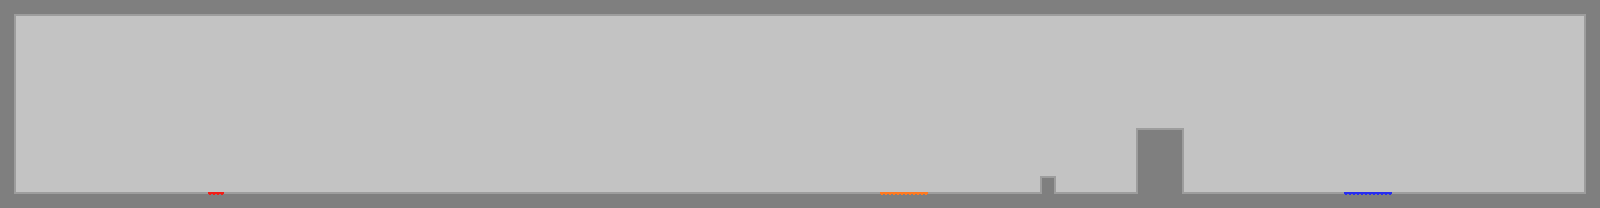

A level layout from a 2D game, rendered from its tile map. Below: a short description, then the map file with its tile-grid data intact:
An orthogonal 100x13 tile map with 16x16 px tiles, 2 tile layers (background, graphics) and 6 objects.

<map version="1.0" tiledversion="2018.04.18" orientation="orthogonal" renderorder="left-down" width="100" height="13" tilewidth="16" tileheight="16" infinite="0" nextobjectid="14">
 <tileset firstgid="1" source="Tileset.tsx" />
 <layer name="background" width="100" height="13">
  <data encoding="csv">
14,10,10,10,10,10,10,10,10,10,10,10,10,10,10,10,10,10,10,10,10,10,10,10,10,10,10,10,10,10,10,10,10,10,10,10,10,10,10,10,10,10,10,10,10,10,10,10,10,10,10,10,10,10,10,10,10,10,10,10,10,10,10,10,10,10,10,10,10,10,10,10,10,10,10,10,10,10,10,10,10,10,10,10,10,10,10,10,10,10,10,10,10,10,10,10,10,10,10,16,
9,34,34,34,34,34,34,34,34,34,34,34,34,34,34,34,34,34,34,34,34,34,34,34,34,34,34,34,34,34,34,34,34,34,34,34,34,34,34,34,34,34,34,34,34,34,34,34,34,34,34,34,34,34,34,34,34,34,34,34,34,34,34,34,34,34,34,34,34,34,34,34,34,34,34,34,34,34,34,34,34,34,34,34,34,34,34,34,34,34,34,34,34,34,34,34,34,34,34,8,
9,34,34,34,34,34,34,34,34,34,34,34,34,34,34,34,34,34,34,34,34,34,34,34,34,34,34,34,34,34,34,34,34,34,34,34,34,34,34,34,34,34,34,34,34,34,34,34,34,34,34,34,34,34,34,34,34,34,34,34,34,34,34,34,34,34,34,34,34,34,34,34,34,34,34,34,34,34,34,34,34,34,34,34,34,34,34,34,34,34,34,34,34,34,34,34,34,34,34,8,
9,34,34,34,34,34,34,34,34,34,34,34,34,34,34,34,34,34,34,34,34,34,34,34,34,34,34,34,34,34,34,34,34,34,34,34,34,34,34,34,34,34,34,34,34,34,34,34,34,34,34,34,34,34,34,34,34,34,34,34,34,34,34,34,34,34,34,34,34,34,34,34,34,34,34,34,34,34,34,34,34,34,34,34,34,34,34,34,34,34,34,34,34,34,34,34,34,34,34,8,
9,34,34,34,34,34,34,34,34,34,34,34,34,34,34,34,34,34,34,34,34,34,34,34,34,34,34,34,34,34,34,34,34,34,34,34,34,34,34,34,34,34,34,34,34,34,34,34,34,34,34,34,34,34,34,34,34,34,34,34,34,34,34,34,34,34,34,34,34,34,34,34,34,34,34,34,34,34,34,34,34,34,34,34,34,34,34,34,34,34,34,34,34,34,34,34,34,34,34,8,
9,34,34,34,34,34,34,34,34,34,34,34,34,34,34,34,34,34,34,34,34,34,34,34,34,34,34,34,34,34,34,34,34,34,34,34,34,34,34,34,34,34,34,34,34,34,34,34,34,34,34,34,34,34,34,34,34,34,34,34,34,34,34,34,34,34,34,34,34,34,34,34,34,34,34,34,34,34,34,34,34,34,34,34,34,34,34,34,34,34,34,34,34,34,34,34,34,34,34,8,
9,34,34,34,34,34,34,34,34,34,34,34,34,34,34,34,34,34,34,34,34,34,34,34,34,34,34,34,34,34,34,34,34,34,34,34,34,34,34,34,34,34,34,34,34,34,34,34,34,34,34,34,34,34,34,34,34,34,34,34,34,34,34,34,34,34,34,34,34,34,34,34,34,34,34,34,34,34,34,34,34,34,34,34,34,34,34,34,34,34,34,34,34,34,34,34,34,34,34,8,
9,34,34,34,34,34,34,34,34,34,34,34,34,34,34,34,34,34,34,34,34,34,34,34,34,34,34,34,34,34,34,34,34,34,34,34,34,34,34,34,34,34,34,34,34,34,34,34,34,34,34,34,34,34,34,34,34,34,34,34,34,34,34,34,34,34,34,34,34,34,34,34,34,34,34,34,34,34,34,34,34,34,34,34,34,34,34,34,34,34,34,34,34,34,34,34,34,34,34,8,
9,34,34,34,34,34,34,34,34,34,34,34,34,34,34,34,34,34,34,34,34,34,34,34,34,34,34,34,34,34,34,34,34,34,34,34,34,34,34,34,34,34,34,34,34,34,34,34,34,34,34,34,34,34,34,34,34,34,34,34,34,34,34,34,34,34,34,34,34,34,34,34,34,34,34,34,34,34,34,34,34,34,34,34,34,34,34,34,34,34,34,34,34,34,34,34,34,34,34,8,
9,34,34,34,34,34,34,34,34,34,34,34,34,34,34,34,34,34,34,34,34,34,34,34,34,34,34,34,34,34,34,34,34,34,34,34,34,34,34,34,34,34,34,34,34,34,34,34,34,34,34,34,34,34,34,34,34,34,34,34,34,34,34,34,34,34,34,34,34,34,34,34,34,34,34,34,34,34,34,34,34,34,34,34,34,34,34,34,34,34,34,34,34,34,34,34,34,34,34,8,
9,34,34,34,34,34,34,34,34,34,34,34,34,34,34,34,34,34,34,34,34,34,34,34,34,34,34,34,34,34,34,34,34,34,34,34,34,34,34,34,34,34,34,34,34,34,34,34,34,34,34,34,34,34,34,34,34,34,34,34,34,34,34,34,34,34,34,34,34,34,34,34,34,34,34,34,34,34,34,34,34,34,34,34,34,34,34,34,34,34,34,34,34,34,34,34,34,34,34,8,
9,34,34,34,34,34,34,34,34,34,34,34,34,34,34,34,34,34,34,34,34,34,34,34,34,34,34,34,34,34,34,34,34,34,34,34,34,34,34,34,34,34,34,34,34,34,34,34,34,34,34,34,34,34,34,34,34,34,34,34,34,34,34,34,34,34,34,34,34,34,34,34,34,34,34,34,34,34,34,34,34,34,34,34,34,34,34,34,34,34,34,34,34,34,34,34,34,34,34,8,
13,1,1,1,1,1,1,1,1,1,1,1,1,1,1,1,1,1,1,1,1,1,1,1,1,1,1,1,1,1,1,1,1,1,1,1,1,1,1,1,1,1,1,1,1,1,1,1,1,1,1,1,1,1,1,1,1,1,1,1,1,1,1,1,1,1,1,1,1,1,1,1,1,1,1,1,1,1,1,1,1,1,1,1,1,1,1,1,1,1,1,1,1,1,1,1,1,1,1,15
</data>
 </layer>
 <layer name="graphics" width="100" height="13">
  <data encoding="csv">
0,0,0,0,0,0,0,0,0,0,0,0,0,0,0,0,0,0,0,0,0,0,0,0,0,0,0,0,0,0,0,0,0,0,0,0,0,0,0,0,0,0,0,0,0,0,0,0,0,0,0,0,0,0,0,0,0,0,0,0,0,0,0,0,0,0,0,0,0,0,0,0,0,0,0,0,0,0,0,0,0,0,0,0,0,0,0,0,0,0,0,0,0,0,0,0,0,0,0,0,
0,0,0,0,0,0,0,0,0,0,0,0,0,0,0,0,0,0,0,0,0,0,0,0,0,0,0,0,0,0,0,0,0,0,0,0,0,0,0,0,0,0,0,0,0,0,0,0,0,0,0,0,0,0,0,0,0,0,0,0,0,0,0,0,0,0,0,0,0,0,0,0,0,0,0,0,0,0,0,0,0,0,0,0,0,0,0,0,0,0,0,0,0,0,0,0,0,0,0,0,
0,0,0,0,0,0,0,0,0,0,0,0,0,0,0,0,0,0,0,0,0,0,0,0,0,0,0,0,0,0,0,0,0,0,0,0,0,0,0,0,0,0,0,0,0,0,0,0,0,0,0,0,0,0,0,0,0,0,0,0,0,0,0,0,0,0,0,0,0,0,0,0,0,0,0,0,0,0,0,0,0,0,0,0,0,0,0,0,0,0,0,0,0,0,0,0,0,0,0,0,
0,0,0,0,0,0,0,0,0,0,0,0,0,0,0,0,0,0,0,0,0,0,0,0,0,0,0,0,0,0,0,0,0,0,0,0,0,0,0,0,0,0,0,0,0,0,0,0,0,0,0,0,0,0,0,0,0,0,0,0,0,0,0,0,0,0,0,0,0,0,0,0,0,0,0,0,0,0,0,0,0,0,0,0,0,0,0,0,0,0,0,0,0,0,0,0,0,0,0,0,
0,0,0,0,0,0,0,0,0,0,0,0,0,0,0,0,0,0,0,0,0,0,0,0,0,0,0,0,0,0,0,0,0,0,0,0,0,0,0,0,0,0,0,0,0,0,0,0,0,0,0,0,0,0,0,0,0,0,0,0,0,0,0,0,0,0,0,0,0,0,0,0,0,0,0,0,0,0,0,0,0,0,0,0,0,0,0,0,0,0,0,0,0,0,0,0,0,0,0,0,
0,0,0,0,0,0,0,0,0,0,0,0,0,0,0,0,0,0,0,0,0,0,0,0,0,0,0,0,0,0,0,0,0,0,0,0,0,0,0,0,0,0,0,0,0,0,0,0,0,0,0,0,0,0,0,0,0,0,0,0,0,0,0,0,0,0,0,0,0,0,0,0,0,0,0,0,0,0,0,0,0,0,0,0,0,0,0,0,0,0,0,0,0,0,0,0,0,0,0,0,
0,0,0,0,0,0,0,0,0,0,0,0,0,0,0,0,0,0,0,0,0,0,0,0,0,0,0,0,0,0,0,0,0,0,0,0,0,0,0,0,0,0,0,0,0,0,0,0,0,0,0,0,0,0,0,0,0,0,0,0,0,0,0,0,0,0,0,0,0,0,0,0,0,0,0,0,0,0,0,0,0,0,0,0,0,0,0,0,0,0,0,0,0,0,0,0,0,0,0,0,
0,0,0,0,0,0,0,0,0,0,0,0,0,0,0,0,0,0,0,0,0,0,0,0,0,0,0,0,0,0,0,0,0,0,0,0,0,0,0,0,0,0,0,0,0,0,0,0,0,0,0,0,0,0,0,0,0,0,0,0,0,0,0,0,0,0,0,0,0,0,0,0,0,0,0,0,0,0,0,0,0,0,0,0,0,0,0,0,0,0,0,0,0,0,0,0,0,0,0,0,
0,0,0,0,0,0,0,0,0,0,0,0,0,0,0,0,0,0,0,0,0,0,0,0,0,0,0,0,0,0,0,0,0,0,0,0,0,0,0,0,0,0,0,0,0,0,0,0,0,0,0,0,0,0,0,0,0,0,0,0,0,0,0,0,0,0,0,0,0,0,0,2,1,3,0,0,0,0,0,0,0,0,0,0,0,0,0,0,0,0,0,0,0,0,0,0,0,0,0,0,
0,0,0,0,0,0,0,0,0,0,0,0,0,0,0,0,0,0,0,0,0,0,0,0,0,0,0,0,0,0,0,0,0,0,0,0,0,0,0,0,0,0,0,0,0,0,0,0,0,0,0,0,0,0,0,0,0,0,0,0,0,0,0,0,0,0,0,0,0,0,0,8,22,9,0,0,0,0,0,0,0,0,0,0,0,0,0,0,0,0,0,0,0,0,0,0,0,0,0,0,
0,0,0,0,0,0,0,0,0,0,0,0,0,0,0,0,0,0,0,0,0,0,0,0,0,0,0,0,0,0,0,0,0,0,0,0,0,0,0,0,0,0,0,0,0,0,0,0,0,0,0,0,0,0,0,0,0,0,0,0,0,0,0,0,0,0,0,0,0,0,0,8,22,9,0,0,0,0,0,0,0,0,0,0,0,0,0,0,0,0,0,0,0,0,0,0,0,0,0,0,
0,0,0,0,0,0,0,0,0,0,0,0,0,0,0,0,0,0,0,0,0,0,0,0,0,0,0,0,0,0,0,0,0,0,0,0,0,0,0,0,0,0,0,0,0,0,0,0,0,0,0,0,0,0,0,0,0,0,0,0,0,0,0,0,0,11,0,0,0,0,0,8,22,9,0,0,0,0,0,0,0,0,0,0,0,0,0,0,0,0,0,0,0,0,0,0,0,0,0,0,
0,0,0,0,0,0,0,0,0,0,0,0,0,37,0,0,0,0,0,0,0,0,0,0,0,0,0,0,0,0,0,0,0,0,0,0,0,0,0,0,0,0,0,0,0,0,0,0,0,0,0,0,0,0,0,38,38,38,0,0,0,0,0,0,0,20,0,0,0,0,0,15,22,13,0,0,0,0,0,0,0,0,0,0,39,39,39,0,0,0,0,0,0,0,0,0,0,0,0,0
</data>
 </layer>
 <objectgroup name="ground">
  <object id="1" x="0" y="192" width="1600" height="16" />
  <object id="9" x="1584" y="16" width="16" height="176" />
  <object id="10" x="0" y="0" width="1600" height="16" />
  <object id="11" x="0" y="16" width="16" height="176" />
  <object id="12" x="1040" y="176" width="16" height="16" />
  <object id="13" x="1136" y="128" width="48" height="64" />
 </objectgroup>
</map>
